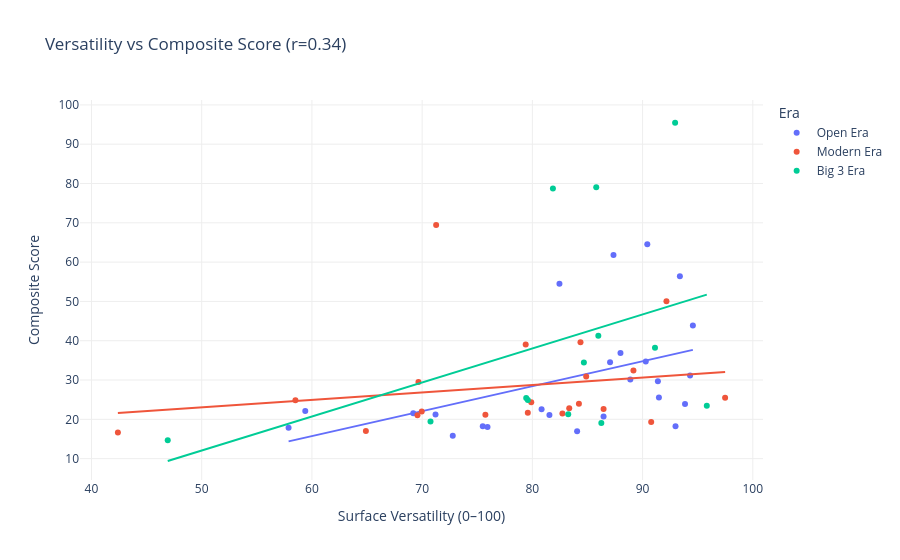

The cell this chart's notebook holds for it:
### Code cell
from scipy import stats

r, p = stats.pearsonr(
    gs_players["surface_versatility_normalized"],
    gs_players["composite_score"]
)
print(f"Pearson r = {r:.3f}  |  p-value = {p:.4f}")
print(f"Interpretation: {'Significant correlation' if p < 0.05 else 'Not significant'} (α=0.05)")

fig = px.scatter(
    gs_players,
    x="surface_versatility_normalized",
    y="composite_score",
    color="era",
    trendline="ols",
    hover_name="name",
    hover_data={"surface_versatility_normalized": ":.1f", "composite_score": ":.1f"},
    title=f"Versatility vs Composite Score (r={r:.2f})",
    labels={
        "surface_versatility_normalized": "Surface Versatility (0–100)",
        "composite_score": "Composite Score",
        "era": "Era",
    },
)
fig.update_layout(
    plot_bgcolor="white",
    xaxis=dict(gridcolor="#eeeeee"),
    yaxis=dict(gridcolor="#eeeeee"),
)
fig.show()

### Figure 1 — Plotly figure (JSON) as saved in the notebook; plotly's stock layout.template omitted (floating-point values rounded to 4 significant figures)
{"data": [{"hovertemplate": "<b>%{hovertext}</b><br><br>Era=Open Era<br>Surface Versatility (0–100)=%{x:.1f}<br>Composite Score=%{y:.1f}<extra></extra>", "hovertext": ["Ken Rosewall", "Andres Gimeno", "Rod Laver", "Arthur Ashe", "Bill Bowrey", "John Newcombe", "Jan Kodes", "Ilie Nastase", "Stan Smith", "Manuel Orantes", "Adriano Panatta", "Roscoe Tanner", "Guillermo Vilas", "Jimmy Connors", "Mark Edmondson", "Vitas Gerulaitis", "Brian Teacher", "Bjorn Borg", "Johan Kriek", "John McEnroe", "Andres Gomez", "Ivan Lendl", "Yannick Noah", "Mats Wilander", "Pat Cash"], "legendgroup": "Open Era", "marker": {"color": "#636efa", "symbol": "circle"}, "mode": "markers", "name": "Open Era", "orientation": "v", "showlegend": true, "type": "scatter", "x": [94.31, 92.99, 87.99, 91.39, 75.5, 90.29, 80.84, 88.89, 91.48, 69.19, 75.93, 86.46, 87.05, 93.38, 72.78, 93.85, 84.06, 87.36, 71.21, 82.46, 81.55, 90.43, 59.4, 94.56, 57.88], "xaxis": "x", "y": [31.15, 18.25, 36.9, 29.66, 18.27, 34.73, 22.56, 30.14, 25.54, 21.57, 18.05, 20.7, 34.53, 56.39, 15.85, 23.89, 16.99, 61.82, 21.22, 54.51, 21.13, 64.54, 22.14, 43.85, 17.85], "yaxis": "y"}, {"hovertemplate": "<b>OLS trendline</b><br>composite_score = 0.634691 * surface_versatility_normalized + -22.3487<br>R<sup>2</sup>=0.207413<br><br>Era=Open Era<br>Surface Versatility (0–100)=%{x:.1f}<br>Composite Score=%{y:.1f} <b>(trend)</b><extra></extra>", "legendgroup": "Open Era", "marker": {"color": "#636efa", "symbol": "circle"}, "mode": "lines", "name": "Open Era", "showlegend": false, "type": "scatter", "x": [57.88, 59.4, 69.19, 71.21, 72.78, 75.5, 75.93, 80.84, 81.55, 82.46, 84.06, 86.46, 87.05, 87.36, 87.99, 88.89, 90.29, 90.43, 91.39, 91.48, 92.99, 93.38, 93.85, 94.31, 94.56], "xaxis": "x", "y": [14.39, 15.35, 21.57, 22.85, 23.84, 25.57, 25.84, 28.96, 29.41, 29.99, 31.0, 32.53, 32.9, 33.1, 33.5, 34.07, 34.96, 35.05, 35.66, 35.71, 36.67, 36.92, 37.22, 37.51, 37.67], "yaxis": "y"}, {"hovertemplate": "<b>%{hovertext}</b><br><br>Era=Modern Era<br>Surface Versatility (0–100)=%{x:.1f}<br>Composite Score=%{y:.1f}<extra></extra>", "hovertext": ["Stefan Edberg", "Thomas Muster", "Boris Becker", "Petr Korda", "Michael Stich", "Andre Agassi", "Jim Courier", "Sergi Bruguera", "Pete Sampras", "Goran Ivanisevic", "Richard Krajicek", "Michael Chang", "Patrick Rafter", "Yevgeny Kafelnikov", "Thomas Johansson", "Albert Costa", "Carlos Moya", "Gustavo Kuerten", "Marat Safin", "Juan Carlos Ferrero", "Lleyton Hewitt"], "legendgroup": "Modern Era", "marker": {"color": "#EF553B", "symbol": "circle"}, "mode": "markers", "name": "Modern Era", "orientation": "v", "showlegend": true, "type": "scatter", "x": [84.37, 58.5, 79.39, 90.78, 83.34, 92.17, 89.17, 75.74, 71.27, 82.73, 86.46, 79.9, 69.96, 84.22, 64.9, 42.4, 69.58, 69.67, 97.49, 79.59, 84.89], "xaxis": "x", "y": [39.6, 24.85, 39.03, 19.33, 22.82, 50.04, 32.43, 21.14, 69.45, 21.48, 22.66, 24.35, 21.97, 23.99, 17.04, 16.64, 21.07, 29.53, 25.47, 21.69, 30.89], "yaxis": "y"}, {"hovertemplate": "<b>OLS trendline</b><br>composite_score = 0.189285 * surface_versatility_normalized + 13.6049<br>R<sup>2</sup>=0.036673<br><br>Era=Modern Era<br>Surface Versatility (0–100)=%{x:.1f}<br>Composite Score=%{y:.1f} <b>(trend)</b><extra></extra>", "legendgroup": "Modern Era", "marker": {"color": "#EF553B", "symbol": "circle"}, "mode": "lines", "name": "Modern Era", "showlegend": false, "type": "scatter", "x": [42.4, 58.5, 64.9, 69.58, 69.67, 69.96, 71.27, 75.74, 79.39, 79.59, 79.9, 82.73, 83.34, 84.22, 84.37, 84.89, 86.46, 89.17, 90.78, 92.17, 97.49], "xaxis": "x", "y": [21.63, 24.68, 25.89, 26.77, 26.79, 26.85, 27.1, 27.94, 28.63, 28.67, 28.73, 29.26, 29.38, 29.55, 29.57, 29.67, 29.97, 30.48, 30.79, 31.05, 32.06], "yaxis": "y"}, {"hovertemplate": "<b>%{hovertext}</b><br><br>Era=Big 3 Era<br>Surface Versatility (0–100)=%{x:.1f}<br>Composite Score=%{y:.1f}<extra></extra>", "hovertext": ["Gaston Gaudio", "Roger Federer", "Andy Roddick", "Stan Wawrinka", "Rafael Nadal", "Andy Murray", "Novak Djokovic", "Juan Martin del Potro", "Marin Cilic", "Dominic Thiem", "Daniil Medvedev", "Jannik Sinner", "Carlos Alcaraz"], "legendgroup": "Big 3 Era", "marker": {"color": "#00cc96", "symbol": "circle"}, "mode": "markers", "name": "Big 3 Era", "orientation": "v", "showlegend": true, "type": "scatter", "x": [46.92, 85.8, 79.44, 83.25, 81.87, 84.67, 92.95, 95.83, 86.26, 70.76, 79.59, 91.13, 85.99], "xaxis": "x", "y": [14.66, 79.08, 25.41, 21.29, 78.74, 34.44, 95.46, 23.44, 19.08, 19.48, 24.92, 38.2, 41.29], "yaxis": "y"}, {"hovertemplate": "<b>OLS trendline</b><br>composite_score = 0.86535 * surface_versatility_normalized + -31.202<br>R<sup>2</sup>=0.156656<br><br>Era=Big 3 Era<br>Surface Versatility (0–100)=%{x:.1f}<br>Composite Score=%{y:.1f} <b>(trend)</b><extra></extra>", "legendgroup": "Big 3 Era", "marker": {"color": "#00cc96", "symbol": "circle"}, "mode": "lines", "name": "Big 3 Era", "showlegend": false, "type": "scatter", "x": [46.92, 70.76, 79.44, 79.59, 81.87, 83.25, 84.67, 85.8, 85.99, 86.26, 91.13, 92.95, 95.83], "xaxis": "x", "y": [9.399, 30.03, 37.54, 37.67, 39.64, 40.84, 42.07, 43.04, 43.21, 43.44, 47.65, 49.23, 51.72], "yaxis": "y"}], "layout": {"legend": {"title": {"text": "Era"}, "tracegroupgap": 0}, "plot_bgcolor": "white", "title": {"text": "Versatility vs Composite Score (r=0.34)"}, "xaxis": {"anchor": "y", "domain": [0, 1], "gridcolor": "#eeeeee", "title": {"text": "Surface Versatility (0–100)"}}, "yaxis": {"anchor": "x", "domain": [0, 1], "gridcolor": "#eeeeee", "title": {"text": "Composite Score"}}}}
